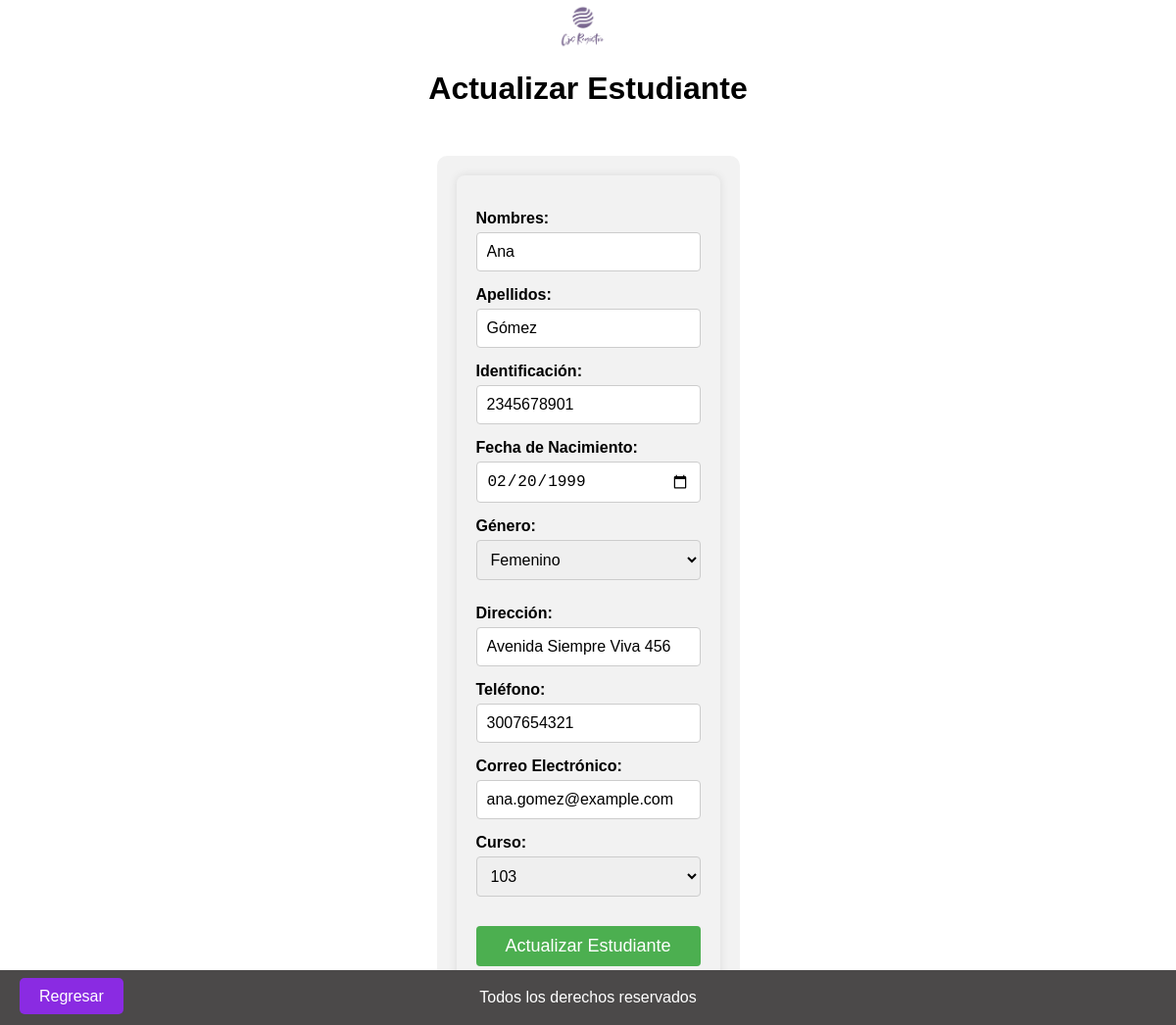
/views/administrador/estudiantes/update.php?id=2, run on the app's committed database.
### tables this page shows
CREATE TABLE `estudiantes` (
  `ID_estudiante` int(11) NOT NULL,
  `Nombres` varchar(50) DEFAULT NULL,
  `Apellidos` varchar(50) DEFAULT NULL,
  `Identificacion` varchar(20) DEFAULT NULL,
  `Fecha_nacimiento` date DEFAULT NULL,
  `Genero` enum('Masculino','Femenino') DEFAULT NULL,
  `Direccion` varchar(100) DEFAULT NULL,
  `Telefono` varchar(15) DEFAULT NULL,
  `Correo_electronico` varchar(50) DEFAULT NULL,
  `ID_curso` int(11) DEFAULT NULL
);

CREATE TABLE `cursos` (
  `ID_curso` int(11) NOT NULL,
  `Nombre_curso` varchar(50) DEFAULT NULL,
  `ID_grado` int(11) DEFAULT NULL
);

### views/administrador/estudiantes/update.php (the view, shortened to what this page needs)
<?php
require_once '../../../config/db.php';
$id_estudiante = $_GET['id'];
$query = "SELECT * FROM estudiantes WHERE ID_estudiante = :id_estudiante";
$stmt = $db->prepare($query);
$stmt->bindParam(':id_estudiante', $id_estudiante);
$stmt->execute();
$estudiante = $stmt->fetch(PDO::FETCH_ASSOC);
$query = "SELECT ID_curso, Nombre_curso FROM cursos";
$stmt = $db->prepare($query);
$stmt->execute();
$cursos = $stmt->fetchAll(PDO::FETCH_ASSOC);
?>
<!DOCTYPE html>
<html lang="es">
<head>
    <link rel="stylesheet" type="text/css" href="../../../assets/styles.css">
</head>
<body>
    <header>
        <div class="logo-container">
            <img src="../../../assets/Logo.png" alt="Logo de la empresa" class="logo">
        </div>
        <div class="title">
            <h1>Actualizar Estudiante</h1>
        </div>
    </header>
    <section class="admin">
        <div class="formulario">
            <form action="update.php?id=<?php echo htmlspecialchars($id_estudiante); ?>" method="post">
                <label for="nombres">Nombres:</label>
                <input type="text" id="nombres" name="nombres" value="<?php echo htmlspecialchars($estudiante['Nombres']); ?>" required>
                <label for="apellidos">Apellidos:</label>
                <input type="text" id="apellidos" name="apellidos" value="<?php echo htmlspecialchars($estudiante['Apellidos']); ?>" required>
                <label for="identificacion">Identificación:</label>
                <input type="text" id="identificacion" name="identificacion" value="<?php echo htmlspecialchars($estudiante['Identificacion']); ?>" required>
                <label for="fecha_nacimiento">Fecha de Nacimiento:</label>
                <input type="date" id="fecha_nacimiento" name="fecha_nacimiento" value="<?php echo htmlspecialchars($estudiante['Fecha_nacimiento']); ?>" required>
                <label for="genero">Género:</label>
                <select id="genero" name="genero" required>
                    <option value="Femenino" <?php if ($estudiante['Genero'] == 'Femenino') echo 'selected'; ?>>Femenino</option>
                </select>
                <label for="direccion">Dirección:</label>
                <input type="text" id="direccion" name="direccion" value="<?php echo htmlspecialchars($estudiante['Direccion']); ?>" required>
                <label for="telefono">Teléfono:</label>
                <input type="text" id="telefono" name="telefono" value="<?php echo htmlspecialchars($estudiante['Telefono']); ?>" required>
                <label for="correo_electronico">Correo Electrónico:</label>
                <input type="email" id="correo_electronico" name="correo_electronico" value="<?php echo htmlspecialchars($estudiante['Correo_electronico']); ?>" required>
                <label for="id_curso">Curso:</label>
                <select id="id_curso" name="id_curso" required>
                    <?php foreach ($cursos as $curso): ?>
                        <option value="<?php echo htmlspecialchars($curso['ID_curso']); ?>" <?php if ($curso['ID_curso'] == $estudiante['ID_curso']) echo 'selected'; ?>>
                            <?php echo htmlspecialchars($curso['Nombre_curso']); ?>
                        </option>
                    <?php endforeach; ?>
                </select>
                <button type="submit" class="button boton-centrado">Actualizar Estudiante</button>
            </form>
            <div class="regresar">
                <a href="index.php" class="button boton-centrado" id="btn-regresar">Regresar</a>
            </div>
        </div>
    </section>
    <footer>
        <p>Todos los derechos reservados</p>
    </footer>
</body>
</html>

### assets/styles.css (style rules this page uses)
body { margin: 5px 0 0 0; padding: 0; display: flex; flex-direction: column; align-items: center; justify-content: center; min-height: 100vh; font-family: Arial, sans-serif; }
header { display: flex; flex-direction: column; align-items: center; justify-content: space-between; margin-bottom: 20px; }
header h1 { margin-bottom: 10px; }
.logo-container { display: flex; align-items: center; margin-right: 10px; }
.logo { width: 50px; height: auto; }
footer { position: fixed; bottom: 0; left: 0; width: 100%; background-color: #4b4949; color: #fff; text-align: center; padding: 3px 0; }
.admin { background-color: #f2f2f2; padding: 20px; border-radius: 10px; margin: 20px; min-height: 250px; }
.boton-modificar, .boton-generar-qr, .boton-habilitar, .boton-inhabilitar, .boton-centrado { background-color: #8A2BE2; color: white; padding: 10px 20px; border: none; border-radius: 5px; text-decoration: none; }
.regresar { position: fixed; bottom: 20px; left: 20px; z-index: 1; }
select { margin-bottom: 10px; padding: 8px; border-radius: 5px; border: 1px solid #ccc; }
button { background-color: #4CAF50; color: white; padding: 10px 20px; border: none; border-radius: 5px; cursor: pointer; transition: background-color 0.3s; }

### views/administrador/estudiantes/update.php (style rules this page uses)
body { font-family: Arial, sans-serif; }
.formulario { max-width: 600px; margin: 0 auto; padding: 20px; background-color: #f2f2f2; border-radius: 8px; box-shadow: 0 0 10px rgba(0, 0, 0, 0.1); }
.formulario form { display: flex; flex-direction: column; }
.formulario label { margin-top: 15px; font-weight: bold; }
.formulario input, .formulario select { margin-top: 5px; padding: 10px; font-size: 16px; border-radius: 4px; border: 1px solid #ccc; }
.formulario button { margin-top: 20px; padding: 10px; font-size: 18px; border: none; border-radius: 4px; background-color: #4CAF50; color: white; cursor: pointer; }

### data on the page
estudiantes: nombres "Ana", apellidos "Gómez", identificacion "2345678901", fecha_nacimiento "02/20/1999", genero "Femenino", direccion "Avenida Siempre Viva 456", telefono "3007654321", correo_electronico "ana.gomez@example.com", id_curso "103"
